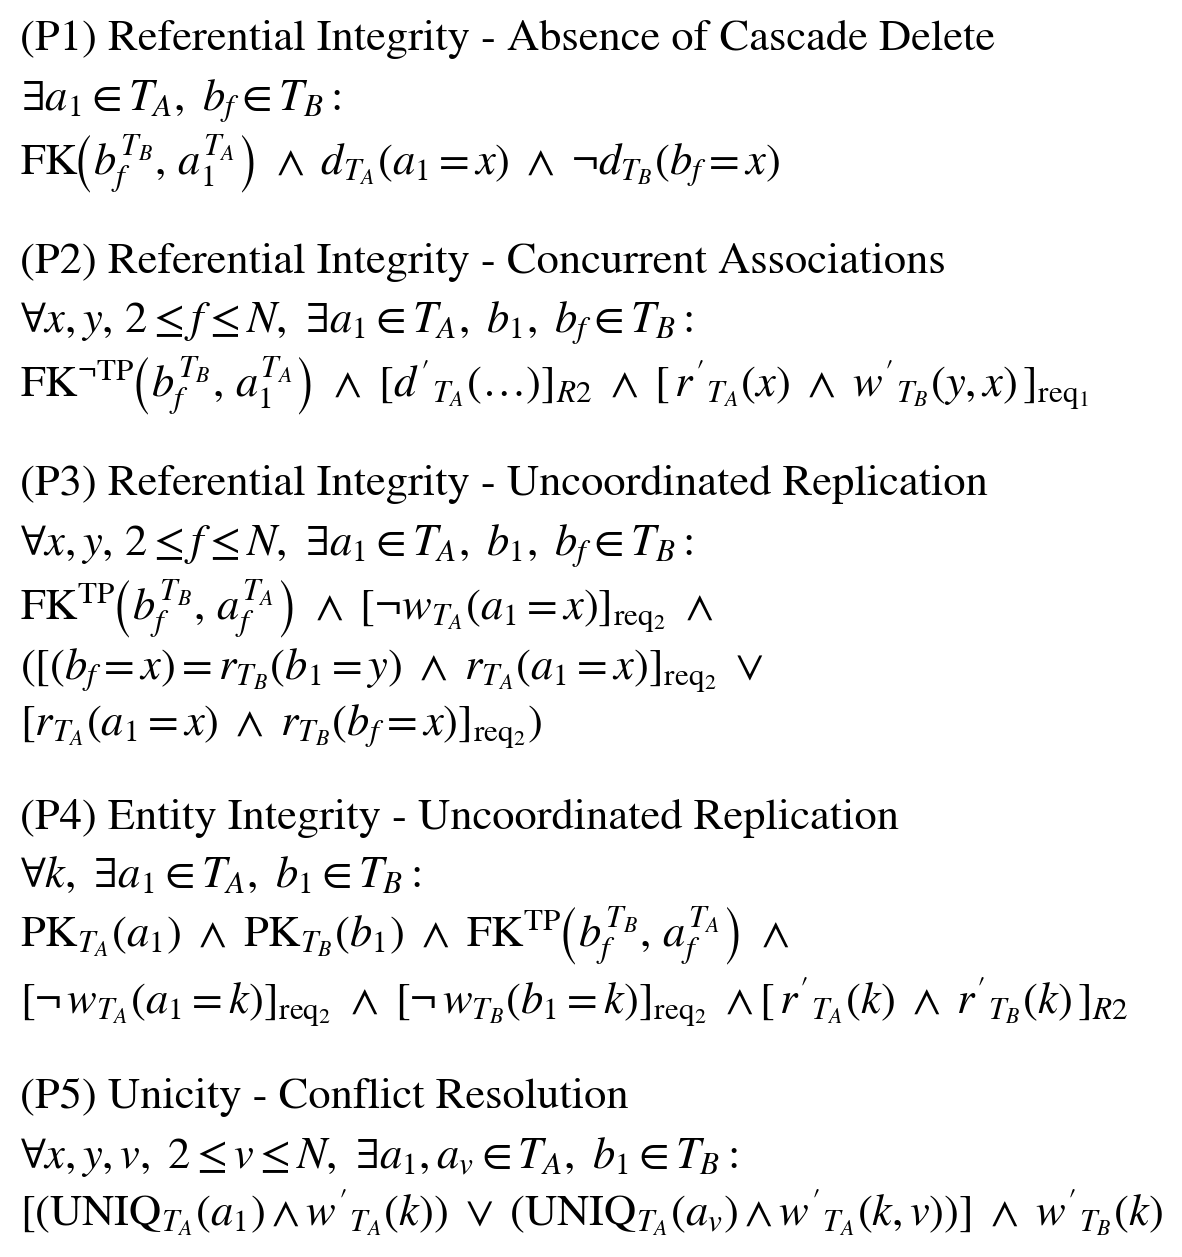

Reproduce this figure in Python.
import matplotlib.pyplot as plt

expr1 = (
    r"$\exists a_{1}\in T_{A},\ b_{f}\in T_{B}:\ $"
    "\n"
    r"$\mathrm{FK}\!\left(b_{f}^{T_{B}},\, a_{1}^{T_{A}}\right)\ \wedge\ "
    r"d_{T_{A}}(a_{1}=x)\ \wedge\ \neg d_{T_{B}}(b_{f}=x)$"
)

expr2 = (
    r"$\forall x, y,\, 2 \leq f \leq N,\ \exists a_{1}\in T_{A},\ b_{1},\ b_{f}\in T_{B}:\ $"
    "\n"
    r"$\mathrm{FK}^{\neg\mathrm{TP}}\!\left(b_{f}^{T_{B}},\, a_{1}^{T_{A}}\right)\ \wedge\ "
    r"[d'_{T_{A}}(\ldots)]_{R2}\ \wedge\ "
    r"[\,r'_{T_{A}}(x)\ \wedge\ w'_{T_{B}}(y, x)\,]_{\mathrm{req_{1}}}$"
)

expr3 = (
    r"$\forall x, y,\, 2 \leq f \leq N,\ \exists a_{1}\in T_{A},\ b_{1},\ b_{f}\in T_{B}:\ $"
    "\n"
    r"$\mathrm{FK}^{\mathrm{TP}}\!\left(b_{f}^{T_{B}},\, a_{f}^{T_{A}}\right)\ \wedge\ "
    r"[\neg w_{T_{A}}(a_{1}=x)]_{\mathrm{req_{2}}}\ \wedge $"
    "\n"
    r"$([(b_{f}=x)=r_{T_{B}}(b_{1}=y)\ \wedge"
    r"\ r_{T_{A}}(a_{1}=x)]_{\mathrm{req_{2}}}\ \vee\ $"
    "\n"
    r"$[r_{T_{A}}(a_{1}=x)\ \wedge\ r_{T_{B}}(b_{f}=x)]_{\mathrm{req_{2}}})$"
)

expr4 = (
    r"$\forall k,\ \exists a_{1}\in T_{A},\ b_{1}\in T_{B}:\ $"
    "\n"
    r"$\mathrm{PK}_{T_{A}}(a_{1})\ \wedge\ \mathrm{PK}_{T_{B}}(b_{1})\ \wedge\ "
    r"\mathrm{FK}^{\mathrm{TP}}\!\left(b_{f}^{T_{B}},\, a_{f}^{T_{A}}\right)\ \wedge$"
    "\n"
    r"$[\neg\, w_{T_{A}}(a_{1}=k)]_{\mathrm{req_{2}}}\ \wedge\ "
    r"[\neg\, w_{T_{B}}(b_{1}=k)]_{\mathrm{req_{2}}}\ \wedge$"
    r"$[\,r'_{T_{A}}(k)\ \wedge\ r'_{T_{B}}(k)\,]_{R2}$"
)

expr5 = (
    r"$\forall x, y, v,\ 2 \leq v \leq N,\ \exists a_{1}, a_{v}\in T_{A},\ b_{1}\in T_{B}:\ $"
    "\n"
    r"$[(\mathrm{UNIQ}_{T_{A}}(a_{1}) \wedge w'_{T_{A}}(k))\ \vee\ "
    r"(\mathrm{UNIQ}_{T_{A}}(a_{v}) \wedge w'_{T_{A}}(k, v))]\ \wedge\ "
    r"w'_{T_{B}}(k)$"
)

exprs = [
    ("(P1) Referential Integrity - Absence of Cascade Delete", expr1),
    ("(P2) Referential Integrity - Concurrent Associations",   expr2),
    ("(P3) Referential Integrity - Uncoordinated Replication", expr3),
    ("(P4) Entity Integrity - Uncoordinated Replication",      expr4),
    ("(P5) Unicity - Conflict Resolution",                     expr5),
]

#plt.rcParams["text.usetex"] = True
plt.rcParams["font.family"] = "STIXGeneral"
plt.rcParams["mathtext.fontset"] = "stix"

fig = plt.figure(figsize=(1, 6))
ax = plt.gca()
ax.axis("off")

pad_title_expr = 0.015
pad_blocks     = 0.040
y = 0.98

def add_text_and_step(x, y, s, **kwargs):
    """add text at (x,y) in figure coords, measure its height, return new y"""
    t = fig.text(x, y, s, transform=fig.transFigure, **kwargs)
    fig.canvas.draw()
    renderer = fig.canvas.get_renderer()
    bbox_disp = t.get_window_extent(renderer=renderer)
    bbox_fig  = bbox_disp.transformed(fig.transFigure.inverted())
    return y - bbox_fig.height, t

for title, expr in exprs:
    # title
    y, _ = add_text_and_step(
        0, y, title,
        fontsize=16, va="top", ha="left", weight="medium"
    )
    y -= pad_title_expr

    # expression
    y, _ = add_text_and_step(
        0, y, expr,
        fontsize=16, va="top", ha="left", weight="medium"
    )
    y -= pad_blocks

plt.tight_layout()
plt.savefig("exprs_1col.png", dpi=200, bbox_inches="tight")
#plt.show()
